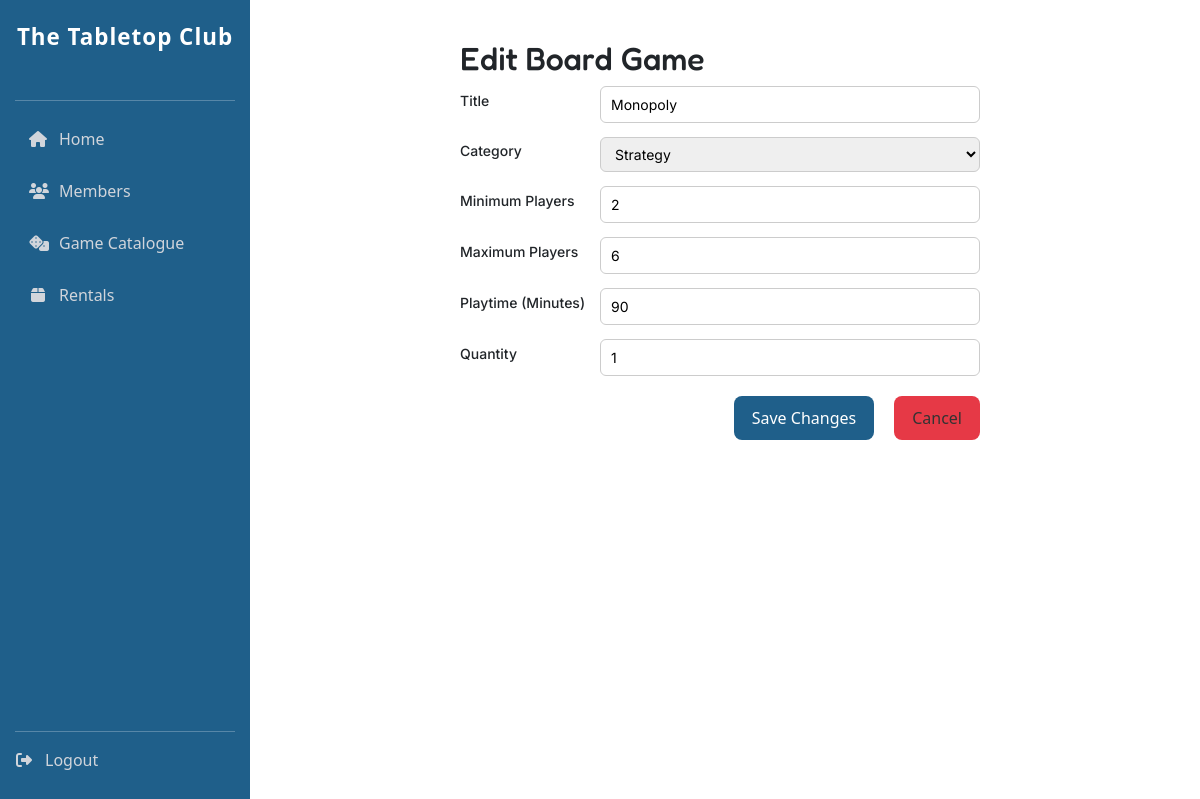
/edit_board_game/1/ (signed in), run on the app's committed database.
### tabletop_club_app/models.py (models this page shows, shortened)
class BoardGame(models.Model):
    class Category(models.TextChoices):
        STRATEGY = 'strategy', 'Strategy'
        PARTY = 'party', 'Party'
    title = models.CharField(max_length=100, unique=True,)
    category = models.CharField(max_length=20, choices=Category.choices)
    min_players = models.PositiveIntegerField(validators=[MinValueValidator(1)])
    max_players = models.PositiveIntegerField(validators=[MinValueValidator(1)])
    playtime_minutes = models.PositiveIntegerField(validators=[MinValueValidator(1)])
    quantity = models.PositiveIntegerField(default=1, validators=[MinValueValidator(1)])
    class Meta:
        ordering = ['title']

### tabletop_club_app/views.py (the view)
# urls.py: path("edit_board_game/<int:pk>/", views.edit_board_game, name="edit_board_game"),
@staff_member_required
def edit_board_game(request, pk):
    game = get_object_or_404(BoardGame, pk=pk)
    if request.method == 'POST':
        form = BoardGameCreationForm(request.POST, instance=game)
        if form.is_valid():
            form.save()
            messages.success(request, 'Board Game details updated successfully.')
            return redirect('game_catalogue')
    else:
        form = BoardGameCreationForm(instance=game)
    return render(request, 'edit_board_game.html', {'form': form, 'game': game})

### tabletop_club_app/forms.py
class BoardGameCreationForm(forms.ModelForm):
    class Meta:
        model = BoardGame
        fields = ['title', 'category', 'min_players', 'max_players', 'playtime_minutes', 'quantity']

### tabletop_club_app/templates/edit_board_game.html (shortened to what this page needs)
{% extends "base.html" %}
{% block content %}
<div class="form-container">
    <h2>Edit Board Game</h2>
    <form method="post" class="create-form">
        <div class="form-row">
            <label class="form-label">Title</label>
            <div class="form-field">
                {{ form.title }}
            </div>
        </div>
        <div class="form-row">
            <label class="form-label">Category</label>
            <div class="form-field">
                {{ form.category }}
            </div>
        </div>
        <div class="form-row">
            <label class="form-label">Minimum Players</label>
            <div class="form-field">
                {{ form.min_players }}
            </div>
        </div>
        <div class="form-row">
            <label class="form-label">Maximum Players</label>
            <div class="form-field">
                {{ form.max_players }}
            </div>
        </div>
        <div class="form-row">
            <label class="form-label">Playtime (Minutes)</label>
            <div class="form-field">
                {{ form.playtime_minutes }}
            </div>
        </div>
        <div class="form-row">
            <label class="form-label">Quantity</label>
            <div class="form-field">
                {{ form.quantity }}
            </div>
        </div>
        <div class="form-actions">
            <button type="submit" class="btn-primary">Save Changes</button>
            <a href="{% url 'game_catalogue' %}" class="btn-secondary">Cancel</a>
        </div>
    </form>
</div>
{% endblock %}

### tabletop_club_app/static/stylesheet.css (style rules this page uses)
:root { --bg: #F6F3EA; --card: #FFFFFF; --primary: #1F5F8A; --secondary: #6BAED6; --success: #2E8B57; --success-secondary: #246C44; --success-bg: #e6f4ea; --danger: #E63946; --danger-secondary: #C52834; --danger-bg: #ffe5e5; --text: #2B2B2B; --shadow: 0 6px 12px rgba(0,0,0,0.12); }
body { font-family: "Inter", sans-serif; color: var(--text); background: var(--bg); }
h1, h2, h3, h4, h5 { font-family: "Fredoka", sans-serif; font-size: 1.8rem; font-weight: 600; }
.btn-primary { background: var(--primary); color: white; border: none; padding: 10px 18px; border-radius: 8px; font-weight: 500; text-decoration: none; }
.btn-secondary { background: var(--danger); color: #333; padding: 10px 18px; border-radius: 8px; text-decoration: none; margin-left: 10px; }
.form-container { max-width: 520px; margin: 0 auto; }
.create-form input, .create-form select, .create-form textarea { width: 100%; padding: 7px 10px; border-radius: 6px; border: 1px solid #ccc; font-family: 'Inter', sans-serif; font-size: 14px; }
.form-row { display: flex; align-items: center; margin-bottom: 14px; }
.form-label { width: 140px; font-family: 'Inter', sans-serif; font-weight: 500; font-size: 14px; }
.form-field { flex: 1; }
.form-actions { margin-top: 20px; display: flex; justify-content: flex-end; gap: 10px; }

### data on the page
BoardGame: title "Monopoly", category "Strategy", min_players "2", max_players "6", playtime_minutes "90", quantity "1"
